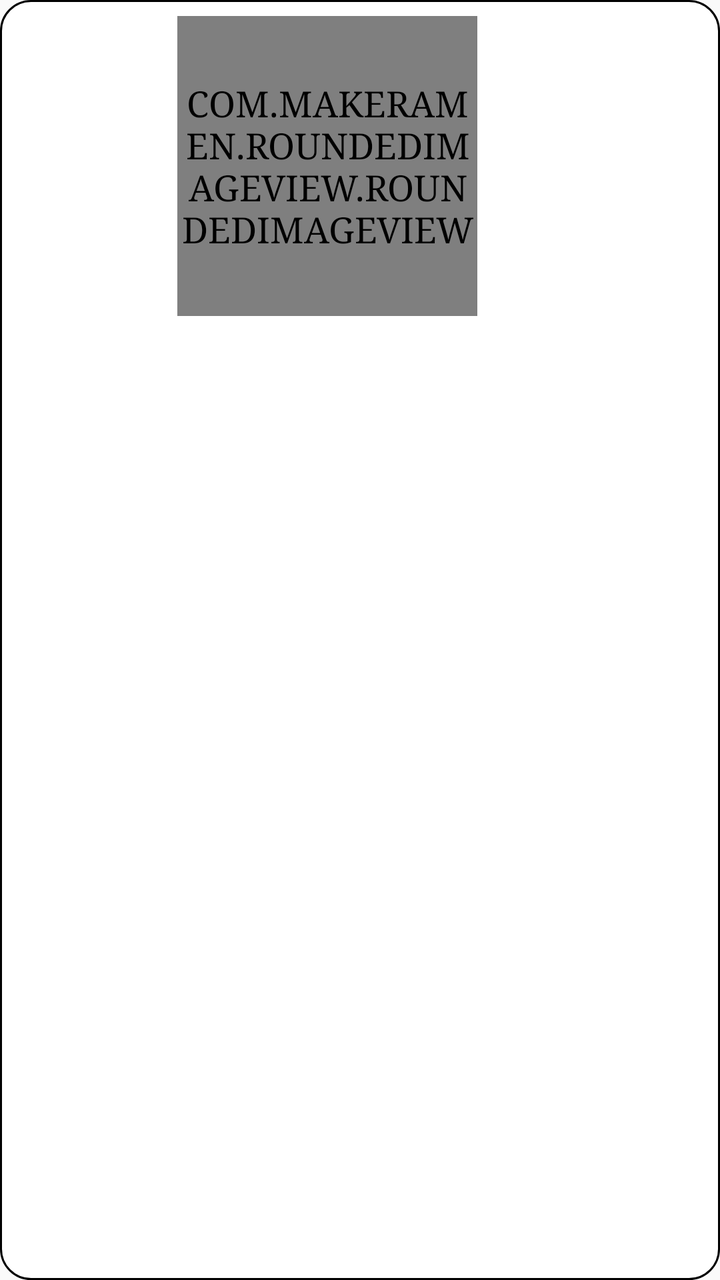
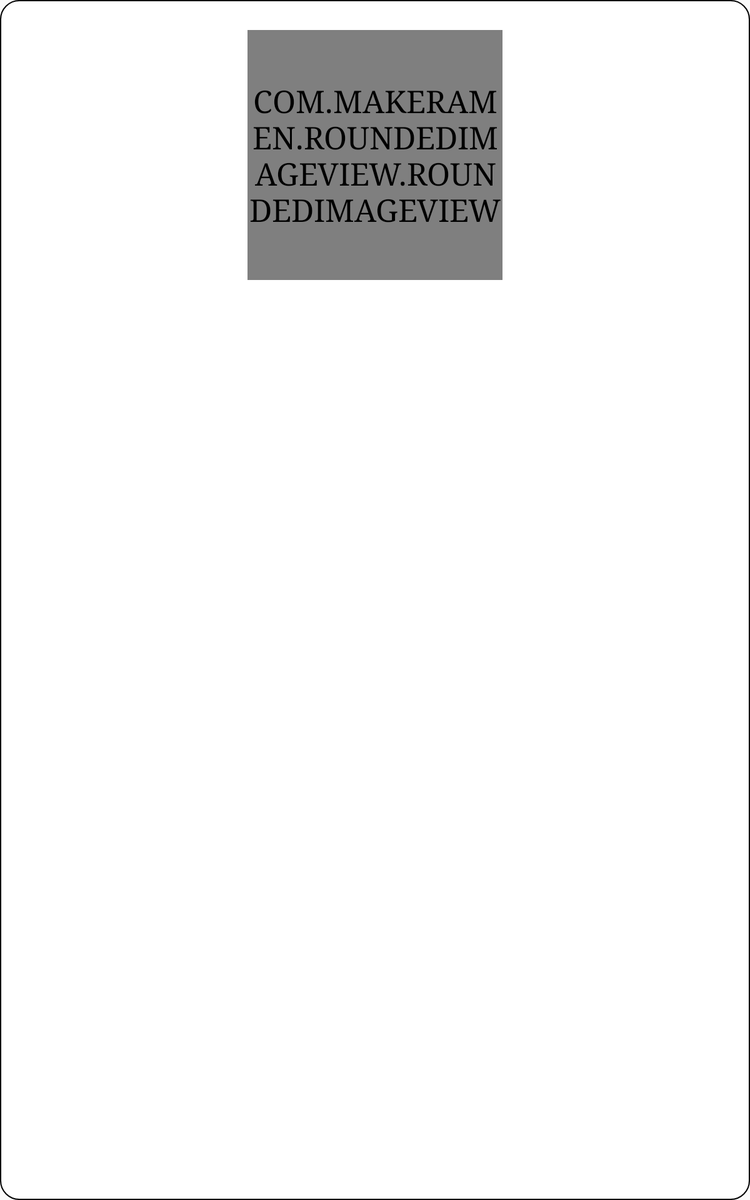

Compare how this app lays out the same screen by default and in its alternative resource folder. The renders come first, then the two layout files and the values they reference.
<!-- AndroidManifest.xml: application theme AppTheme -->
<!-- res/layout/listado_prendas_conjunto_item.xml -->
<?xml version="1.0" encoding="utf-8"?>
<android.support.constraint.ConstraintLayout xmlns:android="http://schemas.android.com/apk/res/android"
    xmlns:app="http://schemas.android.com/apk/res-auto"
    xmlns:tools="http://schemas.android.com/tools"
    android:layout_width="wrap_content"
    android:layout_height="wrap_content"
    android:background="@drawable/contenedor_item_lista">

    <com.makeramen.roundedimageview.RoundedImageView xmlns:app="http://schemas.android.com/apk/res-auto"
        android:id="@+id/imagen"
        android:layout_width="150dp"
        android:layout_height="150dp"
        android:layout_gravity="center"
        android:layout_marginEnd="8dp"
        android:layout_marginLeft="8dp"
        android:layout_marginRight="8dp"
        android:layout_marginStart="8dp"

        android:layout_marginTop="8dp"
        android:adjustViewBounds="true"
        android:background="@android:color/transparent"
        android:scaleType="fitCenter"
        app:layout_constraintEnd_toStartOf="@+id/quitar_btn"
        app:layout_constraintLeft_toLeftOf="parent"
        app:layout_constraintRight_toRightOf="parent"
        app:layout_constraintStart_toStartOf="parent"
        app:layout_constraintTop_toTopOf="parent"
        app:riv_corner_radius="15dip" />

    <android.support.v7.widget.AppCompatTextView
        android:id="@+id/nombre"
        style="@style/TextoListaEvento"
        android:layout_width="145dp"
        android:layout_height="40dp"
        android:layout_gravity="center"
        android:layout_marginLeft="2.5dp"
        android:layout_marginRight="2.5dp"
        android:layout_marginTop="8dp"
        android:layout_weight="1"
        android:gravity="center"
        android:orientation="vertical"
        android:textStyle="bold"
        app:autoSizeTextType="uniform"
        app:layout_constraintBottom_toBottomOf="parent"
        app:layout_constraintLeft_toLeftOf="parent"
        app:layout_constraintRight_toRightOf="parent"
        app:layout_constraintTop_toBottomOf="@+id/imagen" />

    <ImageButton
        android:id="@+id/quitar_btn"
        android:layout_width="@dimen/altura_boton_prenda_de_conjunto"
        android:layout_height="@dimen/ancho_boton_prenda_de_conjunto"
        android:layout_gravity="center"
        android:layout_marginEnd="8dp"
        android:layout_marginRight="8dp"
        android:layout_marginTop="8dp"
        android:adjustViewBounds="true"
        android:background="@android:color/transparent"
        android:scaleType="fitXY"
        android:src="@drawable/eliminar"
        app:layout_constraintEnd_toEndOf="parent"
        app:layout_constraintTop_toTopOf="parent" />

</android.support.constraint.ConstraintLayout>
<!-- resources referenced by this layout -->
<resources>
  <dimen name="altura_boton_prenda_de_conjunto">25dp</dimen>
  <dimen name="ancho_boton_prenda_de_conjunto">25dp</dimen>
  <!-- drawable contenedor_item_lista (drawable) -->
  <?xml version="1.0" encoding="utf-8"?>
  <shape xmlns:android="http://schemas.android.com/apk/res/android"
      android:shape="rectangle" >
  
      
      <solid android:color="@color/fondo_item_lista" >
      </solid>
  
      
      <stroke
          android:width="@dimen/ancho_borde_item_lista"
          android:color="@color/borde_item_lista" >
      </stroke>
  
      
      <corners android:radius="@dimen/corner_item_lista" >
      </corners>
  
  </shape>
  <style name="TextoListaEvento">
          <item name="android:textSize">@dimen/texto_lista_eventos</item>
          <item name="android:textStyle">bold</item>
          <item name="android:textColorPrimary">@color/texto_item_lista</item>
      </style>
  <style name="AppTheme" parent="BaseAppTheme">
          <item name="android:textSize">@dimen/texto_general</item>
          <item name="android:textColor">@android:color/black</item>
          <item name="android:textAllCaps">true</item>
      </style>
  <color name="fondo_item_lista">#ffffff</color>
  <dimen name="ancho_borde_item_lista">1dp</dimen>
  <color name="borde_item_lista">#000000</color>
  <dimen name="corner_item_lista">15dp</dimen>
  <dimen name="texto_lista_eventos">20dp</dimen>
  <color name="texto_item_lista">#000000</color>
  <style name="BaseAppTheme" parent="Base.Theme.AppCompat.Light">
          <item name="colorPrimary">@color/colorPrimary</item>
          <item name="colorPrimaryDark">@color/colorPrimaryDark</item>
          <item name="colorAccent">@color/colorAccent</item>
          <item name="android:typeface">serif</item>
      </style>
  <dimen name="texto_general">18dp</dimen>
  <color name="colorPrimary">#FCC058</color>
  <color name="colorPrimaryDark">#303F9F</color>
  <color name="colorAccent">#8E5572</color>
</resources>
<!-- res/layout-sw600dp/listado_prendas_conjunto_item.xml (the author's variant of the layout above) -->
<!-- drawn on a 7-inch tablet held upright -->
<?xml version="1.0" encoding="utf-8"?>
<android.support.constraint.ConstraintLayout xmlns:android="http://schemas.android.com/apk/res/android"
    xmlns:app="http://schemas.android.com/apk/res-auto"
    xmlns:tools="http://schemas.android.com/tools"
    android:layout_width="wrap_content"
    android:layout_height="wrap_content"
    android:background="@drawable/contenedor_item_lista">

    <com.makeramen.roundedimageview.RoundedImageView xmlns:app="http://schemas.android.com/apk/res-auto"
        android:id="@+id/imagen"
        android:layout_width="204dp"
        android:layout_height="200dp"
        android:layout_gravity="center"
        android:layout_marginLeft="24dp"
        android:layout_marginRight="24dp"
        android:layout_marginTop="24dp"
        android:adjustViewBounds="true"

        android:background="@android:color/transparent"
        android:scaleType="fitCenter"
        app:layout_constraintLeft_toLeftOf="parent"
        app:layout_constraintRight_toRightOf="parent"
        app:layout_constraintTop_toTopOf="parent"
        app:riv_corner_radius="15dip" />

    <android.support.v7.widget.AppCompatTextView
        android:id="@+id/nombre"
        style="@style/TextoListaEvento"
        android:layout_width="145dp"
        android:layout_height="45dp"
        android:layout_gravity="center"
        android:layout_marginLeft="2.5dp"
        android:layout_marginRight="2.5dp"
        android:layout_weight="1"
        android:gravity="center_vertical"
        android:orientation="vertical"
        android:textStyle="bold"
        app:autoSizeTextType="uniform"
        app:layout_constraintLeft_toLeftOf="parent"
        app:layout_constraintRight_toRightOf="parent"
        app:layout_constraintTop_toBottomOf="@+id/imagen" />

    <ImageButton
        android:id="@+id/quitar_btn"
        android:layout_width="@dimen/altura_boton_prenda_de_conjunto"
        android:layout_height="@dimen/ancho_boton_prenda_de_conjunto"
        android:layout_gravity="center"
        android:layout_marginEnd="8dp"
        android:layout_marginRight="8dp"
        android:layout_marginTop="8dp"
        android:adjustViewBounds="true"
        android:background="@android:color/transparent"
        android:scaleType="fitXY"
        android:src="@drawable/eliminar"
        app:layout_constraintEnd_toEndOf="parent"
        app:layout_constraintTop_toTopOf="parent" />

</android.support.constraint.ConstraintLayout>
<!-- resources referenced by the variant -->
<!-- as a 7-inch tablet held upright resolves them -->
<resources>
  <!-- from res/values-sw600dp/ -->
  <dimen name="altura_boton_prenda_de_conjunto">40dp</dimen>
  <!-- from res/values-sw600dp/ -->
  <dimen name="ancho_boton_prenda_de_conjunto">40dp</dimen>
  <!-- drawable contenedor_item_lista (drawable) -->
  <?xml version="1.0" encoding="utf-8"?>
  <shape xmlns:android="http://schemas.android.com/apk/res/android"
      android:shape="rectangle" >
  
      
      <solid android:color="@color/fondo_item_lista" >
      </solid>
  
      
      <stroke
          android:width="@dimen/ancho_borde_item_lista"
          android:color="@color/borde_item_lista" >
      </stroke>
  
      
      <corners android:radius="@dimen/corner_item_lista" >
      </corners>
  
  </shape>
  <style name="TextoListaEvento">
          <item name="android:textSize">@dimen/texto_lista_eventos</item>
          <item name="android:textStyle">bold</item>
          <item name="android:textColorPrimary">@color/texto_item_lista</item>
      </style>
  <style name="AppTheme" parent="BaseAppTheme">
          <item name="android:textSize">@dimen/texto_general</item>
          <item name="android:textColor">@android:color/black</item>
          <item name="android:textAllCaps">true</item>
      </style>
  <color name="fondo_item_lista">#ffffff</color>
  <dimen name="ancho_borde_item_lista">1dp</dimen>
  <color name="borde_item_lista">#000000</color>
  <dimen name="corner_item_lista">15dp</dimen>
  <!-- from res/values-sw600dp/ -->
  <dimen name="texto_lista_eventos">30dp</dimen>
  <color name="texto_item_lista">#000000</color>
  <style name="BaseAppTheme" parent="Base.Theme.AppCompat.Light">
          <item name="colorPrimary">@color/colorPrimary</item>
          <item name="colorPrimaryDark">@color/colorPrimaryDark</item>
          <item name="colorAccent">@color/colorAccent</item>
          <item name="android:typeface">serif</item>
      </style>
  <!-- from res/values-sw600dp/ -->
  <dimen name="texto_general">25dp</dimen>
  <color name="colorPrimary">#FCC058</color>
  <color name="colorPrimaryDark">#303F9F</color>
  <color name="colorAccent">#8E5572</color>
</resources>
